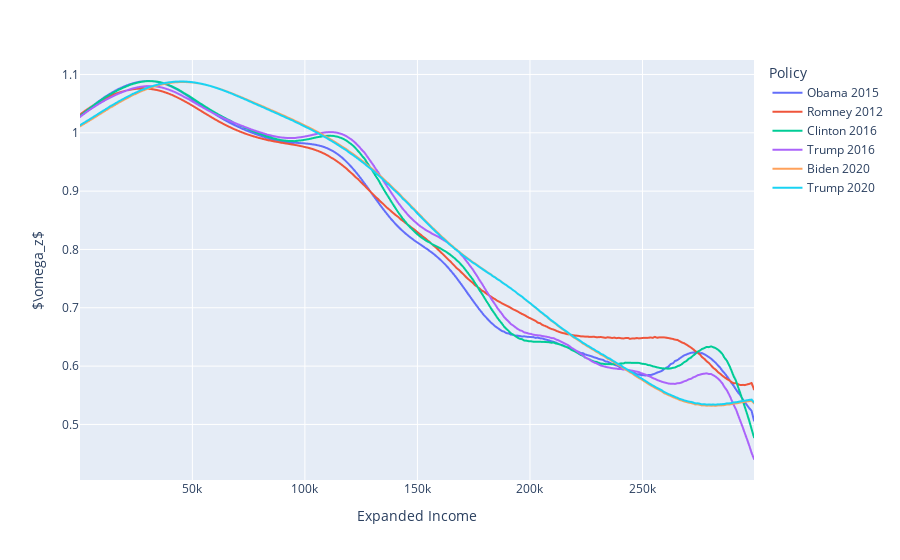

The notebook cell this image was saved under:
### Markdown cell above
## Step 4: Visualize the Results

Plot the social welfare weights, marginal tax rates, and potentially other results from the inverse optimal tax model for each candidate.

### Code cell
fig = iot1.plot(income_measure=income_measure)
# plot(fig, filename = 'gz_figure.html')
# display(HTML('gz_figure.html'))
fig

### Figure 1 — Plotly figure (JSON) as saved in the notebook; plotly's stock layout.template omitted (floating-point values rounded to 4 significant figures; data arrays with more than 128 entries replaced by an {"elided": "..."} marker saying what was removed)
{"data": [{"hovertemplate": "Policy=Obama 2015<br>Expanded Income=%{x:$,.2f}<br>$g_z$=%{y:.3f}<extra></extra>", "legendgroup": "wide_variable_0", "line": {"color": "#636efa", "dash": "solid"}, "mode": "lines", "name": "Obama 2015", "showlegend": true, "type": "scattergl", "x": {"elided": "300 float values"}, "xaxis": "x", "y": {"elided": "300 float values"}, "yaxis": "y"}, {"hovertemplate": "Policy=Romney 2012<br>Expanded Income=%{x:$,.2f}<br>$g_z$=%{y:.3f}<extra></extra>", "legendgroup": "wide_variable_1", "line": {"color": "#EF553B", "dash": "solid"}, "mode": "lines", "name": "Romney 2012", "showlegend": true, "type": "scattergl", "x": {"elided": "300 float values"}, "xaxis": "x", "y": {"elided": "300 float values"}, "yaxis": "y"}, {"hovertemplate": "Policy=Clinton 2016<br>Expanded Income=%{x:$,.2f}<br>$g_z$=%{y:.3f}<extra></extra>", "legendgroup": "wide_variable_2", "line": {"color": "#00cc96", "dash": "solid"}, "mode": "lines", "name": "Clinton 2016", "showlegend": true, "type": "scattergl", "x": {"elided": "300 float values"}, "xaxis": "x", "y": {"elided": "300 float values"}, "yaxis": "y"}, {"hovertemplate": "Policy=Trump 2016<br>Expanded Income=%{x:$,.2f}<br>$g_z$=%{y:.3f}<extra></extra>", "legendgroup": "wide_variable_3", "line": {"color": "#ab63fa", "dash": "solid"}, "mode": "lines", "name": "Trump 2016", "showlegend": true, "type": "scattergl", "x": {"elided": "300 float values"}, "xaxis": "x", "y": {"elided": "300 float values"}, "yaxis": "y"}, {"hovertemplate": "Policy=Biden 2020<br>Expanded Income=%{x:$,.2f}<br>$g_z$=%{y:.3f}<extra></extra>", "legendgroup": "wide_variable_4", "line": {"color": "#FFA15A", "dash": "solid"}, "mode": "lines", "name": "Biden 2020", "showlegend": true, "type": "scattergl", "x": {"elided": "300 float values"}, "xaxis": "x", "y": {"elided": "300 float values"}, "yaxis": "y"}, {"hovertemplate": "Policy=Trump 2020<br>Expanded Income=%{x:$,.2f}<br>$g_z$=%{y:.3f}<extra></extra>", "legendgroup": "wide_variable_5", "line": {"color": "#19d3f3", "dash": "solid"}, "mode": "lines", "name": "Trump 2020", "showlegend": true, "type": "scattergl", "x": {"elided": "300 float values"}, "xaxis": "x", "y": {"elided": "300 float values"}, "yaxis": "y"}], "layout": {"legend": {"title": {"text": "Policy"}, "tracegroupgap": 0}, "margin": {"t": 60}, "xaxis": {"anchor": "y", "domain": [0, 1], "title": {"text": "Expanded Income"}}, "yaxis": {"anchor": "x", "domain": [0, 1], "title": {"text": "$\\omega_z$"}}}}
